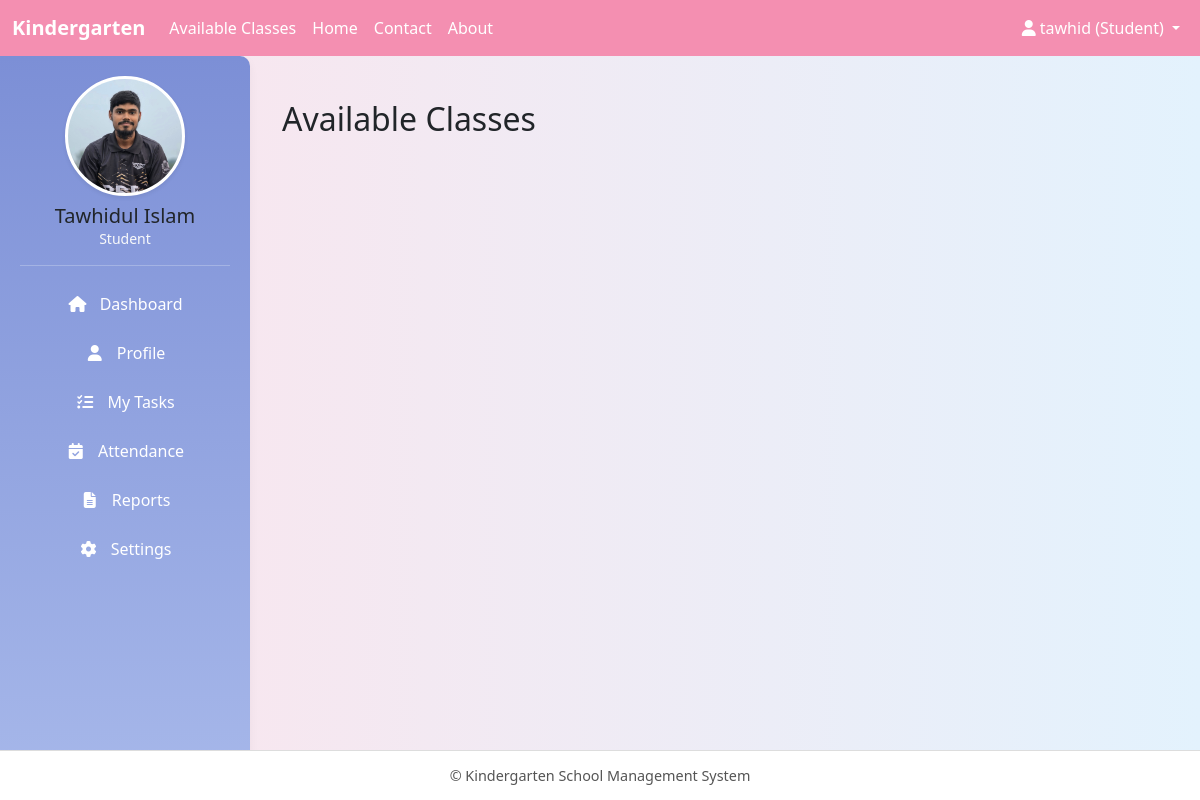
Before: /classes/ (signed in) with the older database file.
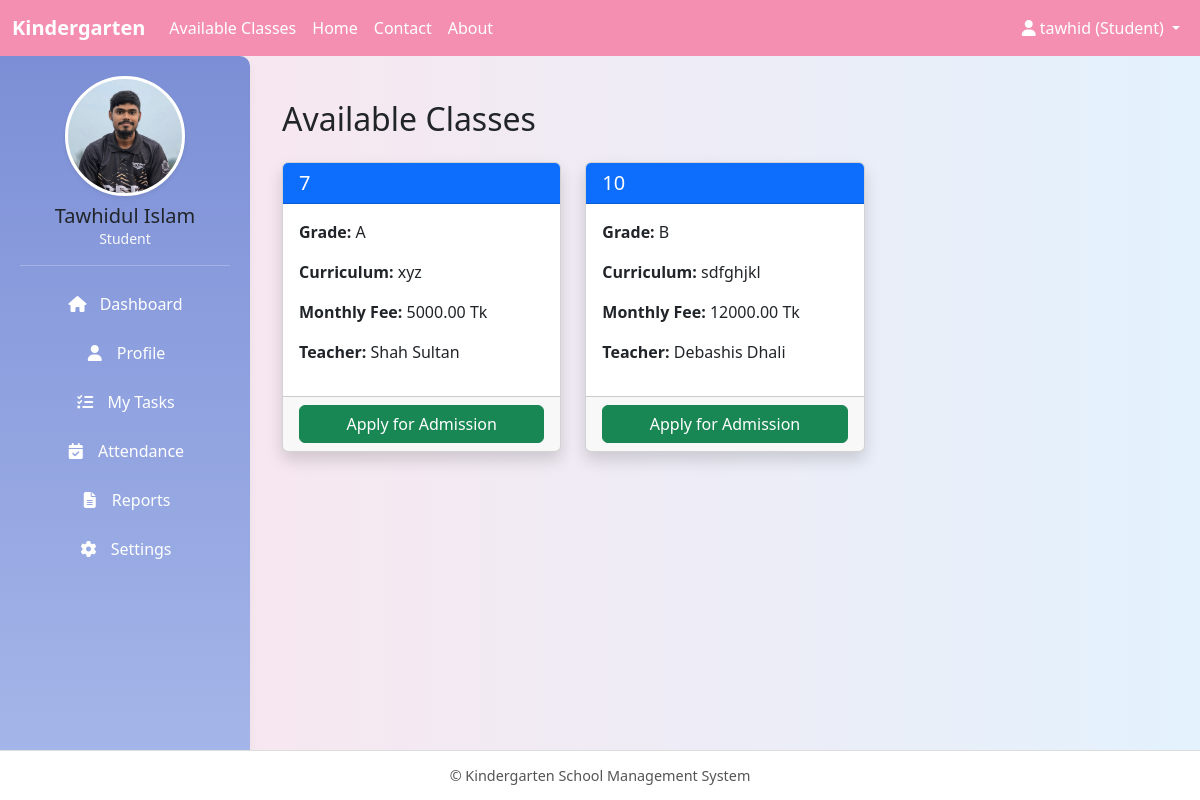
After: the same page with the newer database file.
### core/models.py (models this page shows, shortened)
class ClassRoom(models.Model):
    name = models.CharField(max_length=64, unique=True)   # Play, KG, One, Two…
    grade = models.CharField(max_length=32, blank=True)
    curriculum = models.TextField(blank=True)             # Curriculum details
    teacher = models.ForeignKey(
        'User',
        on_delete=models.SET_NULL,
        null=True, blank=True,
        limit_choices_to={'role': 'teacher'}
    )
    monthly_fee = models.DecimalField(max_digits=10, decimal_places=2, default=0.00)

class User(AbstractUser):
    ROLE_CHOICES = (
        ("admin", "Admin"),
        ("teacher", "Teacher"),
        ("student", "Student"),
    )
    role = models.CharField(max_length=10, choices=ROLE_CHOICES)
    def is_student(self):
        return self.role == 'student'

class TeaacherProfile(models.Model):
    user = models.OneToOneField(User, on_delete=models.CASCADE, related_name='teacher_profile')
    full_name = models.CharField(max_length=128, blank=True)
    class_room = models.ForeignKey(ClassRoom, on_delete=models.SET_NULL, null=True, blank=True)
    date_of_birth = models.DateField(null=True, blank=True)
    address = models.TextField(blank=True)
    phone = models.CharField(max_length=24, blank=True)
    photo = models.ImageField(upload_to='teacher_photos/', blank=True, null=True)
    qualification = models.CharField(max_length=256, blank=True)
    experience_years = models.PositiveIntegerField(default=0)

### core/views.py (the view)
# urls.py: path("classes/", views.available_classes, name="available_classes"),
@login_required
def available_classes(request):
    if not request.user.is_student():
        messages.error(request, "Only students can view available classes.")
        return redirect("dashboard")
    classes = ClassRoom.objects.all()
    return render(request, "student/available_classes.html", {"classes": classes})

### core/templates/student/available_classes.html (shortened to what this page needs)
{% extends "base.html" %}
{% block content %}
<div class="container mt-4">
    <h2 class="mb-4">Available Classes</h2>
    <div class="row">
        {% for cls in classes %}
        <div class="col-md-4 mb-4">
            <div class="card shadow h-100">
                <div class="card-header bg-primary text-white">
                    <h5 class="mb-0">{{ cls.name }}</h5>
                </div>
                <div class="card-body">
                    <p><strong>Grade:</strong> {{ cls.grade }}</p>
                    <p><strong>Curriculum:</strong> {{ cls.curriculum|truncatewords:15 }}</p>
                    <p><strong>Monthly Fee:</strong> {{ cls.monthly_fee }} Tk</p>
                    <p><strong>Teacher:</strong> {{ cls.teacher.teacher_profile.full_name|default:cls.teacher.username }}</p>
                </div>
                <div class="card-footer text-center">
                    <a href="{% url 'apply_for_class' cls.id %}" class="btn btn-success w-100">
                        Apply for Admission
                    </a>
                </div>
            </div>
        </div>
        {% endfor %}
    </div>
</div>
{% endblock %}

Changed rows visible on the page:
added ClassRoom: name "7", grade "A", curriculum "xyz", monthly_fee "5000.00", teacher.teacher_profile.full_name "Shah Sultan"
added ClassRoom: name "10", grade "B", curriculum "sdfghjkl", monthly_fee "12000.00", teacher.teacher_profile.full_name "Debashis Dhali"
